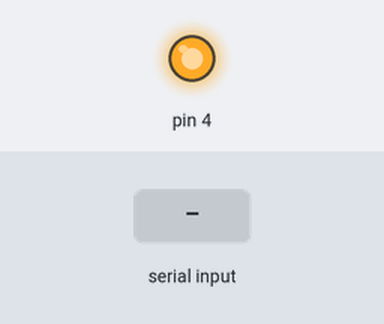
This sketch was run on a simulated Arduino Uno, built with avr-gcc and run on an emulated ATmega328P. Shown: output pins drawn as LEDs (lit = HIGH). The test bench sets the inputs (shaded band). The modem accepts every AT command (registered, SIM ready, sends succeed) and sends nothing else; what the sketch prints to the serial monitor is not drawn.

Above: at 0.1 s.
At 2.2 s:
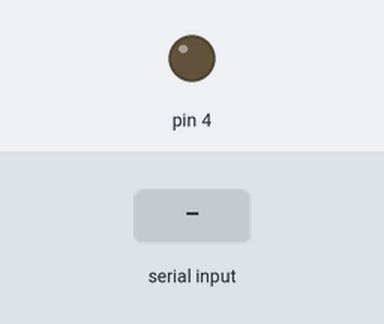
2.3 s: "CMGL:1\n" received over the second serial link
Timing chart, 0 to 5.3 s (numbered marks = the images above; inputs shaded):
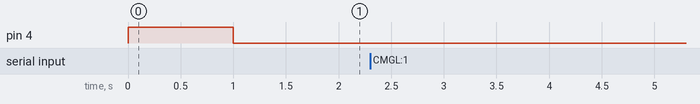

The sketch:

tinyPipes_serial_bridge.ino
```cpp
#include <SoftwareSerial.h>
#include <Streaming.h>

SoftwareSerial GSM(3,2);
String line;

void setup()
{
  Serial.begin(19200);
  GSM.begin(19200);
  pinMode(4,OUTPUT);
  digitalWrite(4,HIGH);
  delay(1000);
  digitalWrite(4, LOW);
}

void loop()
{
  if(Serial.available()>0)
  {
    char a=Serial.read();
    GSM.write(a);
    if(a==13)
    {
      unsigned char i;
      for(i=0;i<4;i++)
        Serial<<i<<" "<<readLine()<<endl;
    }
  }
  if(GSM.available()>0)
    {
      checkMessages();
      /*
      line=readLine();
      if(line.indexOf("CMTI")>=0)
        {
          unsigned char firstComma=line.indexOf(",");
          String num=line.substring(firstComma+1, line.length());
//          readMessage(num);

        } */
    }

}


String readLine()
{
  String line="";
  char a=' ';
  long timeout=1000;
  long start=millis();
  do
  {
    if(GSM.available()>0)
    {
      a=GSM.read();
      line+=a;
    }
  }
  while((a!=13)&&((millis()-start)<timeout));
  if((millis()-start)>timeout)
    Serial<<"string timed out.  here's what we've got so far:  "<<line<<endl;
  line.trim();
  return line;
}

void readMessage(int index)
{
  GSM.write("AT+CMGR=");
  GSM.write(index);
  GSM.write("\r\n");
  unsigned char i;
      for(i=0;i<4;i++)
        Serial<<i<<" "<<readLine()<<endl;
}

//deletes an SMS message from memory
void deleteMessage(int index)
{
  GSM.print("AT+CMGD=");
  GSM.println(index);

}

void checkMessages()
{
  GSM.write("AT+CMGL=\"ALL\"\r\n");
  delay(1000);
  readLine();  //the first line is an echo
  boolean message=false;
  String line;
  int num=0;
  while((GSM.available()>0)&&(!message))
  {
    line=readLine();
    Serial.print(num, DEC);
    num++;
    Serial.print(": ");
    Serial.println(line);
    if(line.indexOf("CMGL")>=0)  //if it's a message line
    {
      message=true;
      String index=line.substring(line.indexOf(":")+1, line.indexOf(","));
      char messageIndex[5];
      index.toCharArray(messageIndex, 5);
      Serial.println(atoi(messageIndex), DEC);
      readMessage(atoi(messageIndex));
      deleteMessage(atoi(messageIndex));
    }
  }
}
```

Measured:
- after the input at 2.3 s, every drawn part: stays the same
